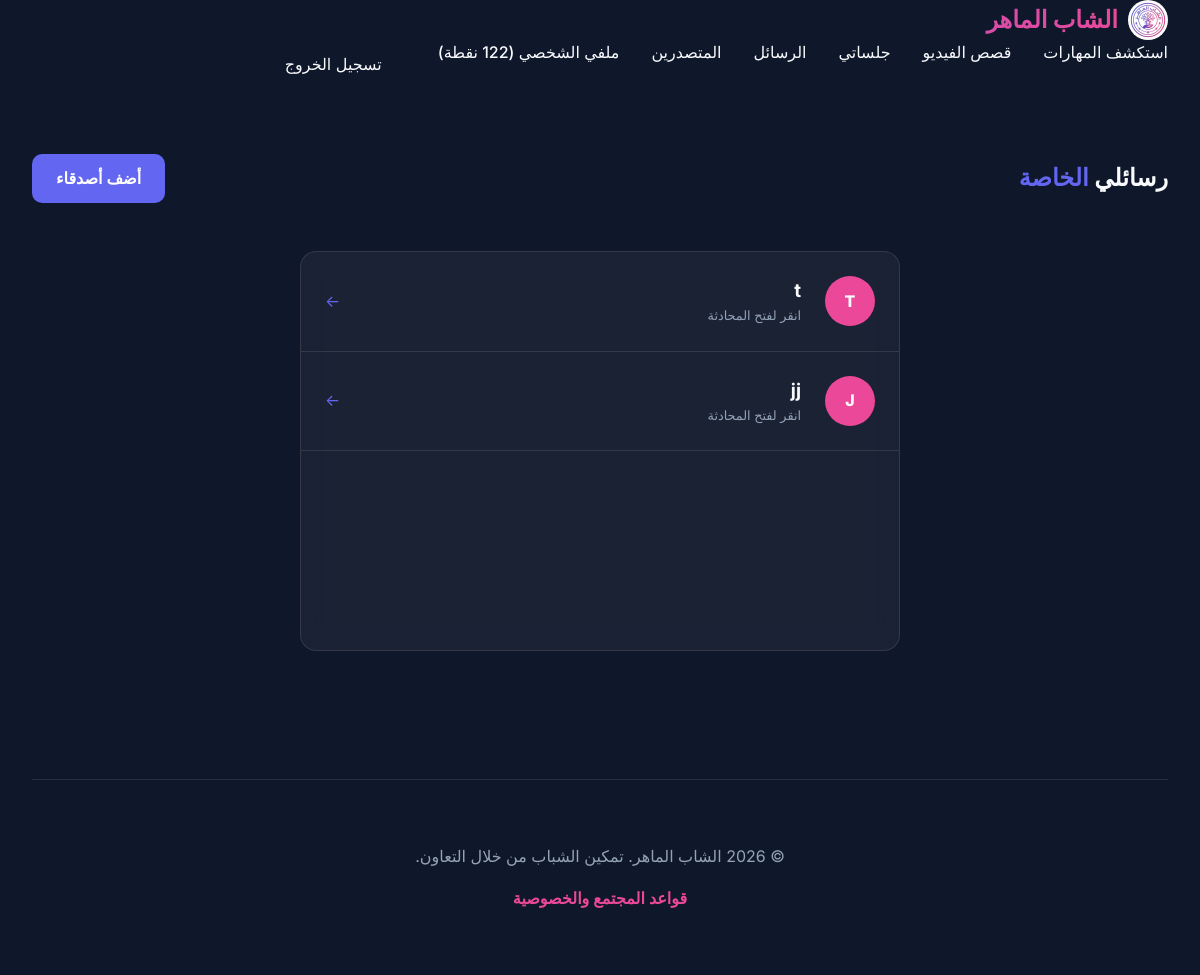
The page /messages/ (signed in) on the database its author committed.
### exchange/models.py (models this page shows, shortened)
class User(AbstractUser):
    points = models.IntegerField(default=100)
    bio = models.TextField(blank=True)
    avatar = models.ImageField(upload_to='avatars/', blank=True, null=True)
    following = models.ManyToManyField('self', symmetrical=False, related_name='followers', blank=True)

### exchange/views.py (the view)
# urls.py: path('messages/', views.message_list, name='message_list'),
@login_required
def message_list(request):
    from django.db import models
    received = Message.objects.filter(receiver=request.user).values_list('sender', flat=True)
    sent = Message.objects.filter(sender=request.user).values_list('receiver', flat=True)
    contact_ids = set(received) | set(sent)
    contacts = User.objects.filter(id__in=contact_ids)
    return render(request, 'exchange/message_list.html', {'contacts': contacts})

### templates/exchange/message_list.html (shortened to what this page needs)
{% extends 'base.html' %}
{% block content %}
<section style="margin-bottom: 3rem; display: flex; justify-content: space-between; align-items: center;">
    <h1>رسائلي <span style="color: var(--primary);">الخاصة</span></h1>
    <a href="{% url 'exchange:user_list' %}" class="btn btn-primary">أضف أصدقاء</a>
</section>
<div class="glass" style="max-width: 600px; margin: 0 auto; min-height: 400px;">
    {% for contact in contacts %}
    <a href="{% url 'exchange:chat' contact.id %}"
        style="display: flex; align-items: center; gap: 1.5rem; padding: 1.5rem; border-bottom: 1px solid var(--glass-border); text-decoration: none; color: inherit; transition: background 0.3s;">
        <div
            style="width: 50px; height: 50px; background: var(--secondary); border-radius: 50%; display: flex; align-items: center; justify-content: center; font-weight: 800;">
            {{ contact.username|slice:":1"|upper }}
        </div>
        <div style="flex: 1;">
            <h3 style="margin: 0;">{{ contact.username }}</h3>
            <p style="font-size: 0.8rem; color: var(--text-muted);">انقر لفتح المحادثة</p>
        </div>
        <span style="color: var(--primary);">←</span>
    </a>
    {% empty %}
    <div style="padding: 4rem; text-align: center; color: var(--text-muted);">
        <p>لا توجد رسائل بعد. ابدأ محادثة مع شخص ما من ملفه الشخصي أو من طلب الجلسة!</p>
    </div>
    {% endfor %}
</div>
{% endblock %}

### static/css/style.css (style rules this page uses)
:root { --primary: #6366f1; --primary-hover: #4f46e5; --secondary: #ec4899; --bg-dark: #0f172a; --bg-card: rgba(30, 41, 59, 0.7); --text-main: #f8fafc; --text-muted: #94a3b8; --glass-border: rgba(255, 255, 255, 0.1); --glass-bg: rgba(255, 255, 255, 0.05); --success: #10b981; --warning: #f59e0b; }
* { margin: 0; padding: 0; box-sizing: border-box; }
body { font-family: 'Inter', system-ui, -apple-system, sans-serif; background-color: var(--bg-dark); color: var(--text-main); line-height: 1.6; min-height: 100vh; overflow-x: hidden; }
.glass { background: var(--glass-bg); backdrop-filter: blur(12px); -webkit-backdrop-filter: blur(12px); border: 1px solid var(--glass-border); border-radius: 16px; }
.btn { padding: 0.75rem 1.5rem; border-radius: 10px; font-weight: 600; cursor: pointer; transition: transform 0.2s, background 0.3s; text-decoration: none; display: inline-block; }
.btn-primary { background: var(--primary); color: white; border: none; }

### rows shown on the page
User: username "T", username "t"
User: username "J", username "jj"
